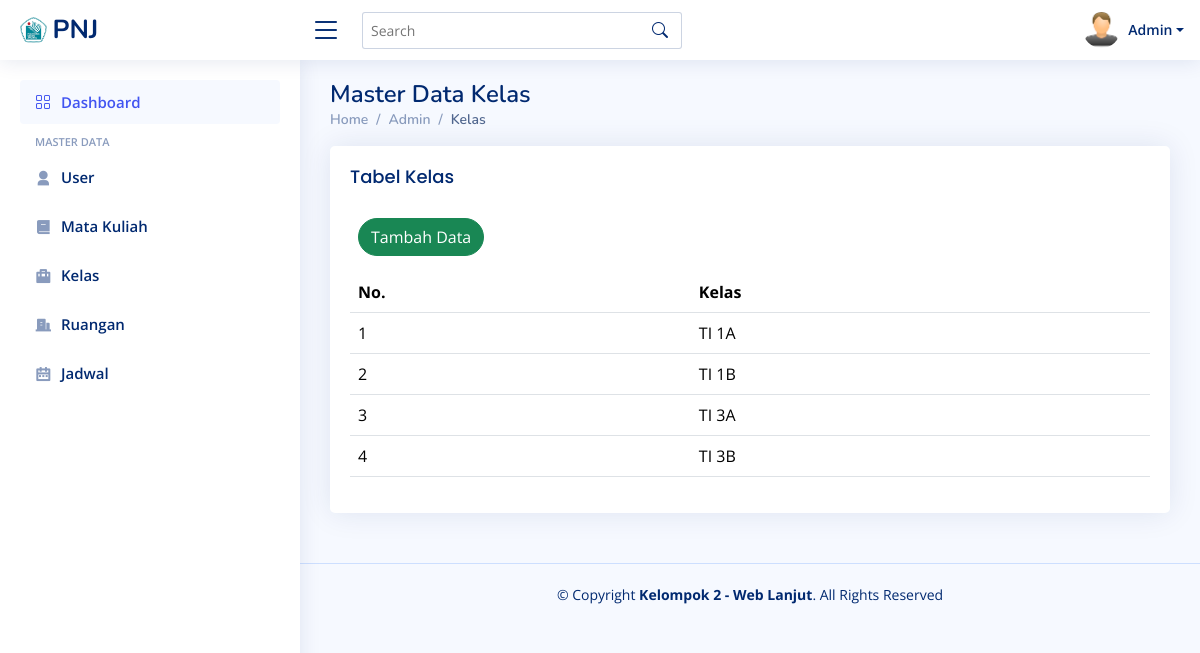
Screenshot of /Admin/kelas/index.php (signed in) with the database file from the repository.
### tables this page shows
CREATE TABLE `kelas` (
  `ID_kelas` int(11) NOT NULL,
  `Nama` varchar(255) NOT NULL
);

### Admin/kelas/index.php (the view, shortened to what this page needs)
<?php
include '../dashboard/atas.php';
include '../../koneksi.php';
$query = "SELECT * FROM kelas";
$hasil = mysqli_query($conn, $query);
$i = 1;
?>
<div class="pagetitle">
  <h1>Master Data Kelas</h1>
  <nav>
    <ol class="breadcrumb">
      <li class="breadcrumb-item"><a href="index.html">Home</a></li>
      <li class="breadcrumb-item">Admin</li>
      <li class="breadcrumb-item active">Kelas</li>
    </ol>
  </nav>
</div>
<section class="section dashboard">
  <div class="row">
    <div class="col-lg">
      <div class="card">
        <div class="card-body">
          <h2 class="card-title">Tabel Kelas</h2>
          <div class="d-flex my-3">
            <a href="http://localhost/webprouas/admin/kelas/tambah.php">
              <button type="button" class="btn btn-success rounded-pill ms-2">
                Tambah Data
              </button>
            </a>
          </div>
          <table class="table datatable">
            <thead>
              <tr>
                <th>No.</th>
                <th>Kelas</th>
              </tr>
            </thead>
            <tbody>
              <?php while ($data = mysqli_fetch_array($hasil)) { ?>
                <tr>
                  <td><?php echo $i++ ?></td>
                  <td><?php echo $data['Nama'] ?></td>
                </tr>
              <?php } ?>
            </tbody>
          </table>
        </div>
      </div>
    </div>
  </div>
</section>
<?php
include '../dashboard/bawah.php';
?>

### dashboard/assets/css/style.css (style rules this page uses)
:root { scroll-behavior: smooth; }
body { font-family: "Open Sans", sans-serif; background: #f6f9ff; color: #444444; }
a { color: #4154f1; text-decoration: none; }
h1, h2, h3, h4, h5, h6 { font-family: "Nunito", sans-serif; }
.pagetitle { margin-bottom: 10px; }
.pagetitle h1 { font-size: 24px; margin-bottom: 0; font-weight: 600; color: #012970; }
.card { margin-bottom: 30px; border: none; border-radius: 5px; box-shadow: 0px 0 30px rgba(1, 41, 112, 0.1); }
.card-title { padding: 20px 0 15px 0; font-size: 18px; font-weight: 500; color: #012970; font-family: "Poppins", sans-serif; }
.card-body { padding: 0 20px 20px 20px; }
.breadcrumb { font-size: 14px; font-family: "Nunito", sans-serif; color: #899bbd; font-weight: 600; }
.breadcrumb a { color: #899bbd; transition: 0.3s; }
.breadcrumb .breadcrumb-item::before { color: #899bbd; }
.breadcrumb .active { color: #51678f; font-weight: 600; }

### Admin/dashboard/atas.php (style rules this page uses)
.card-body { overflow-x: auto; }

### rows the page displays
kelas: Nama "TI 1A"
kelas: Nama "TI 1B"
kelas: Nama "TI 3A"
kelas: Nama "TI 3B"

### other values shown
$nama "Admin"
